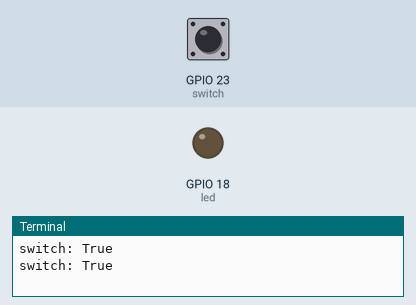
This program was run on a simulated Raspberry Pi (BCM pin numbers). On the bench: output pins drawn as LEDs (lit = HIGH), the last lines printed to the terminal. Inputs (shaded band) come from the test bench; at power-on: GPIO 23 (switch) HIGH.

Above: at 1.2 s.
1.3 s: GPIO 23 (switch) pulled LOW for 0.3 s
At 1.9 s:
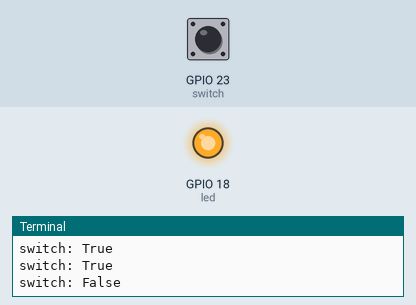
3.5 s: GPIO 23 (switch) pulled LOW for 3.2 s
At 8.3 s:
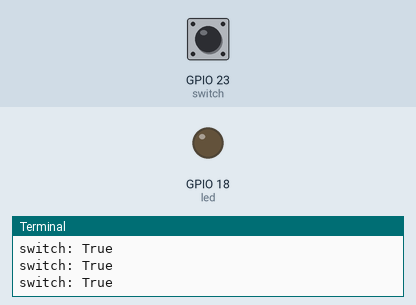
Timing chart, 0 to 9.8 s (numbered marks = the images above; inputs shaded):
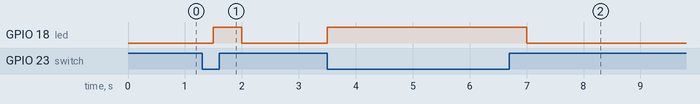

The program:

test-switch-led.py
```python
#!/usr/bin/env python
# https://learn.adafruit.com/circuitpython-digital-inputs-and-outputs/digital-outputs

import board
import pulseio
import time

import digitalio

led = digitalio.DigitalInOut(board.D18)
led.direction = digitalio.Direction.OUTPUT

switch = digitalio.DigitalInOut(board.D23)
switch.direction = digitalio.Direction.INPUT

# led only test
"""
while True:
	time.sleep(0.5)
	led.value = True
	time.sleep(0.5)
	led.value = False
"""

# offsides
while True:
	s = switch.value
	led.value = not s
	time.sleep(0.5)
	print(f"switch: {switch.value}")
```

Measured:
- after the input at 1.3 s, GPIO 18 (led): LOW → HIGH after 0.20 s, → LOW 0.50 s later
- after the input at 3.5 s, GPIO 18 (led): LOW → HIGH at once, → LOW 3.5 s later
